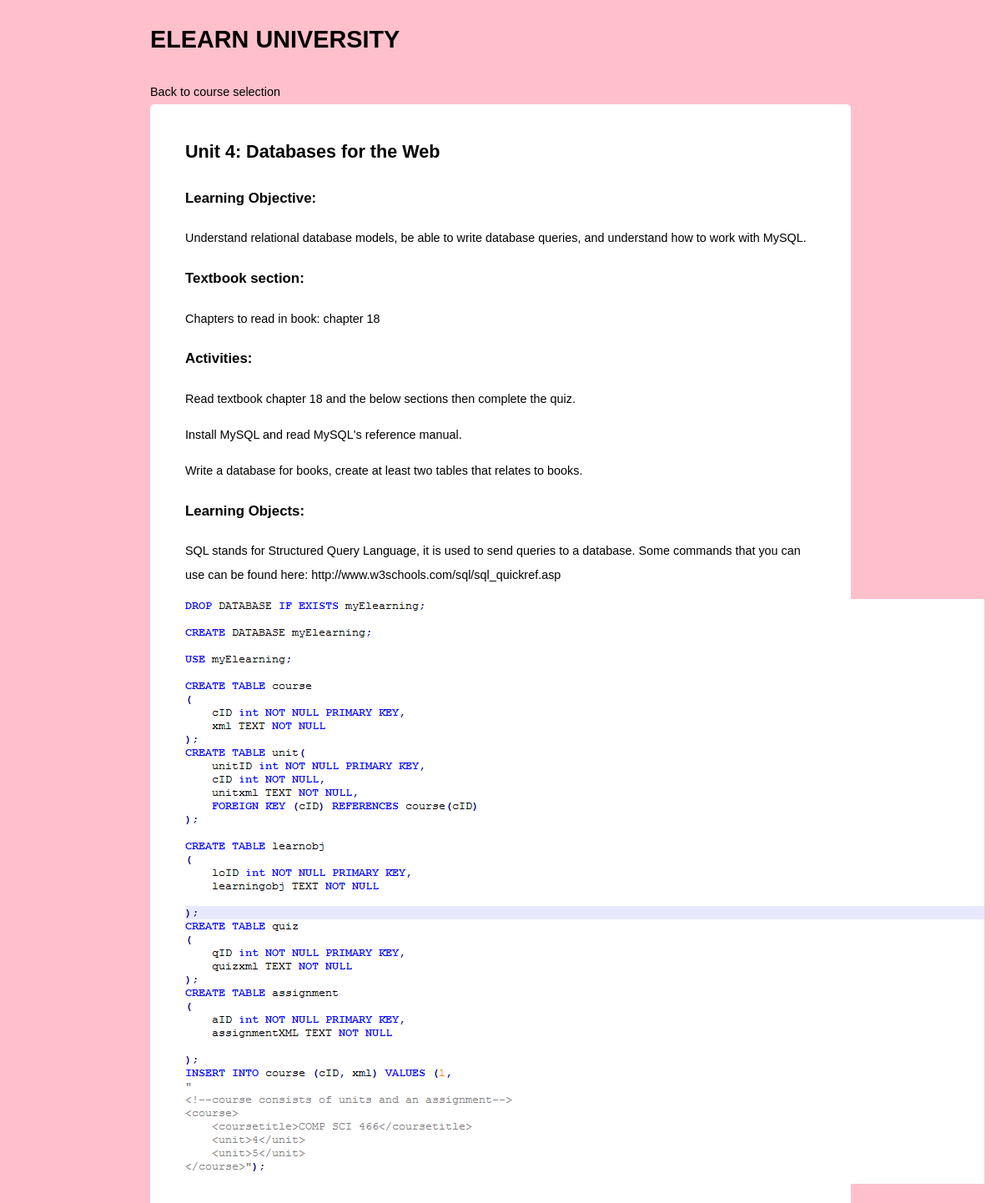
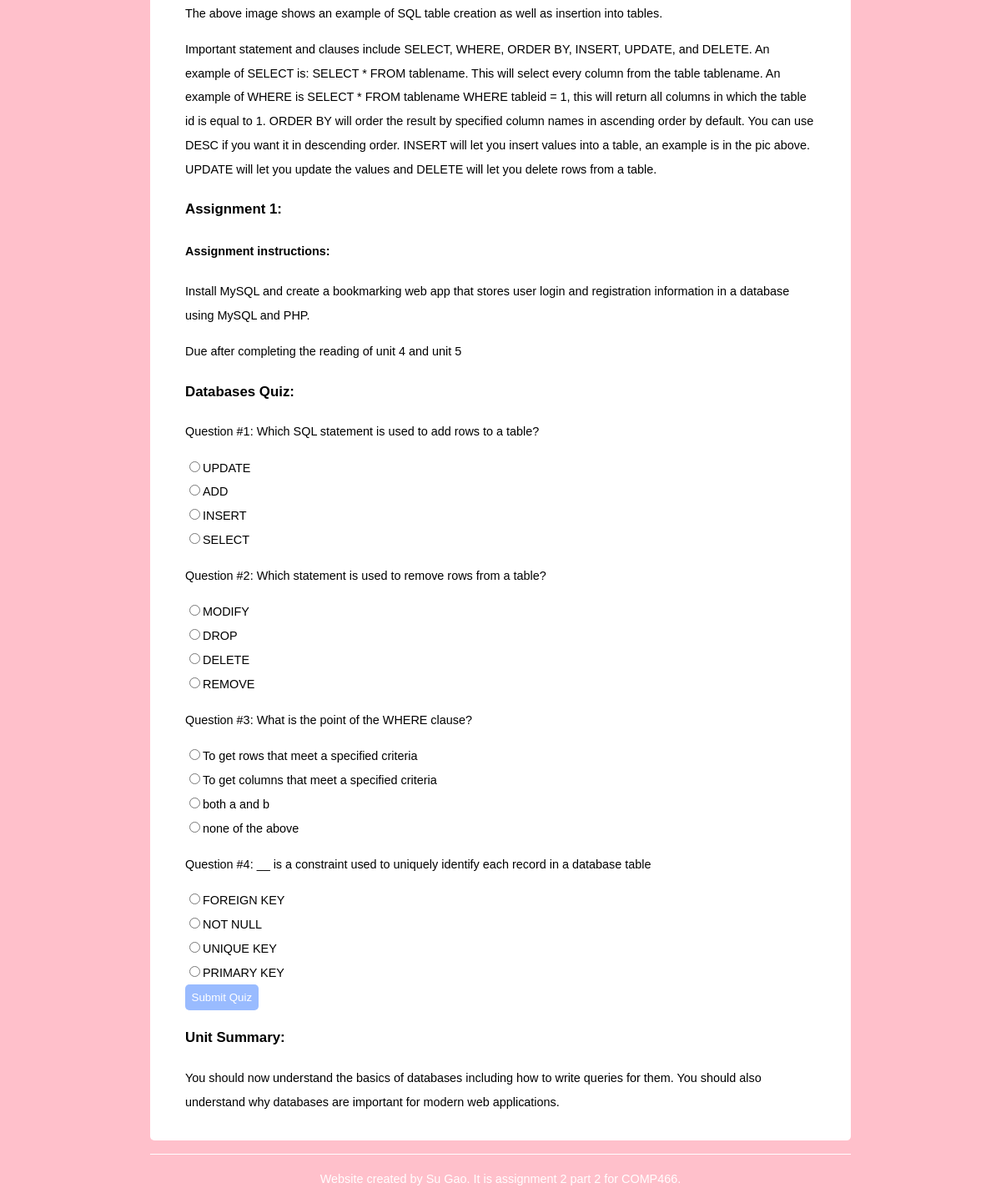
/part2/unit.php?unitid=4, run on the app's committed database (2 pictures, top to bottom).
### tables this page shows
CREATE TABLE learnobj
(
    loID int NOT NULL PRIMARY KEY,
	learningobj TEXT NOT NULL
  
);

### part2/unit.php (the view, shortened to what this page needs)
<!DOCTYPE html>
<html>
	<head>
		<link rel="stylesheet" type="text/css" href="../shared/style.css">
	</head>
	<body class="homebody">
	<header class="homeheader">
			<h1 class="headerLink"><a href=#>ELEARN UNIVERSITY</a></h1>
			<a href="elearnsys.php">Back to course selection</a></h1>
		</header>
		<div class="homecontent">
			<?php
				include '../shared/db_connect.php';
				$unitid = $_GET['unitid'];
				$query = "SELECT unitxml FROM unit WHERE unitID = '$unitid'";
				if(!($result=mysql_query($query,$database))){
					die("<p> Could not execute query </p>".mysql_error());
				}
				$row = mysql_fetch_array($result);
				preg_match_all("/<unittitle>.*<\/unittitle>/",$row[0],$match);
				echo "<h2>".$match[0][0]."</h2>";
				echo "<h3>Learning Objective: </h3>";
				preg_match_all("/<learningobjective>.*<\/learningobjective>/",$row[0],$innermatch);
				echo "<p>".$innermatch[0][0]."</p>";
				echo "<h3>Textbook section: </h3>";
				preg_match_all("/<textbook>.*<\/textbook>/",$row[0],$innermatch2);
				echo "<p>".$innermatch2[0][0]."</p>";
				echo "<h3>Activities: </h3>";
				preg_match_all("/<activity>.*<\/activity>/",$row[0],$innermatch3);
				foreach($innermatch3[0] as $key => $value){
					echo "<p>".$value."</p>";
				}
				echo '<h3>Learning Objects: </h3>';
				preg_match_all("/<learningobj type='([a-z])+'>([0-9])+<\/learningobj>/",$row[0],$innermatch6);
				preg_match_all("/type=.*?>/",$row[0],$typematch);
				for($i = 0; $i < count($innermatch6[0]); $i++) {
					$val=preg_replace("/<learningobj type='([a-z])+'>|<\/learningobj>/", '', $innermatch6[0][$i]);
					$typematch[0][$i]=preg_replace("/type=|>/",'',$typematch[0][$i]);
					$query = "SELECT learningobj FROM learnobj WHERE loID = $val";
					if(!($result=mysql_query($query,$database))){
						die("<p> Could not execute query </p>".mysql_error());
					}
					$rowquiz = mysql_fetch_array($result);
					if($typematch[0][$i] == "'text'"){
						echo "<p>".$rowquiz[0]."</p>";
					}else if ($typematch[0][$i] == "'image'"){
						echo "<img src=".$rowquiz[0]." alt='image'>";
					}
				}
				preg_match_all("/<assignment>([0-9])+<\/assignment>/",$row[0],$innermatch7);
				for($i = 0; $i < count($row[0]); $i++) {
					$val=preg_replace('/<assignment>|<\/assignment>/', '', $innermatch7[0][$i]);
					$query = "SELECT assignmentxml FROM assignment WHERE aID = $val";
					if(!($result=mysql_query($query,$database))){
						die("<p> Could not execute query </p>".mysql_error());
					}
					$rowassignment = mysql_fetch_array($result);
					preg_match_all("/<assignmenttitle>.*<\/assignmenttitle>/",$rowassignment[0],$amatch);
					echo "<h3>".$amatch[0][$i].": </h3>";
					preg_match_all("/<instructions>.*<\/instructions>/",$rowassignment[0],$instructionmatch);
					$count = count($rowassignment[0]);
					echo '<h4>Assignment instructions: </h4>';
					for($j = 0; $j < $count; $j++) {
						echo '<p>'.$instructionmatch[0][$j].'</p>';
					}
					preg_match_all("/<duedate>.*<\/duedate>/",$rowassignment[0],$duematch);
					echo '<p>'.$duematch[0][0].'</p>';
				}
				preg_match_all("/<quiz>([0-9])+<\/quiz>/",$row[0],$innermatch5);
				for($i = 0; $i < count($innermatch5[0]); $i++) {
					$val=preg_replace('/<quiz>|<\/quiz>/', '', $innermatch5[0][$i]);
					$query = "SELECT quizxml FROM quiz WHERE qID = $val";
					if(!($result=mysql_query($query,$database))){
						die("<p> Could not execute query </p>".mysql_error());
					}
					$rowquiz = mysql_fetch_array($result);
					preg_match_all("/<quiztitle>.*<\/quiztitle>/",$rowquiz[0],$quizmatch);
					echo "<h3>".$quizmatch[0][$i].": </h3>";
					preg_match_all("/<question>.*<\/question>/",$rowquiz[0], $quizmatch);
					echo '<form action = "quiz.php" method= "POST">';
					$k = 0;
					for($j = 0; $j < count($quizmatch[0]); $j++) {
						$num = $j+1;
						echo "<p>Question #$num: ".$quizmatch[0][$j]."</p>";
						preg_match_all("/<ans>.*<\/ans>/",$rowquiz[0], $ansmatch);
						$ans1=preg_replace('/<ans>|<\/ans>/', '', $ansmatch[0][0+$k]);
						$ans2=preg_replace('/<ans>|<\/ans>/', '', $ansmatch[0][1+$k]);
						$ans3=preg_replace('/<ans>|<\/ans>/', '', $ansmatch[0][2+$k]);
						$ans4=preg_replace('/<ans>|<\/ans>/', '', $ansmatch[0][3+$k]);
						echo '
						<label><input type="radio" name= "q'.$num.'" value="a">'.$ans1.'</label><br>
						<label><input type="radio" name= "q'.$num.'" value="b">'.$ans2.'</label><br>
						<label><input type="radio" name= "q'.$num.'" value="c">'.$ans3.'</label><br>
						<label><input type="radio" name= "q'.$num.'" value="d">'.$ans4.'</label><br>';
						$k = $k+4;
					}
						echo '<button type ="submit">Submit Quiz</button>
						</form>';
				}
				echo "<h3>Unit Summary: </h3>";
				preg_match_all("/<unitsummary>.*<\/unitsummary>/",$row[0],$innermatch4);
				echo "<p>".$innermatch4[0][0]."</p>";
			?>
		</div>
		<footer class="homefooter">
			<p>Website created by Su Gao. It is assignment 2 part 2 for COMP466.</p>
		</footer>
	</body>
</html>

### shared/style.css (style rules this page uses)
body { background-color:pink; color: black; line-height:2; font-size:90%; text-align:left; font-family: Tahoma, Geneva, sans-serif; background-size: 100% auto; }
html,body { height:100%; width:100%; }
.homebody { margin: 0 auto; width: 70%; }
a { text-decoration:none; }
a:link, a:visited { color:black; }
.homecontent { padding: 2% 5%; border-radius:5px; -moz-border-radius:5px; -webkit-border-radius:5px; background-color:white; color:black; min-height:70%; }
.homefooter { border-top:1px solid white; color:white; width: 100%; float:left; margin: 2% 0%; text-align:center; }
button { color:white; border-radius:5px; -moz-border-radius:5px; -webkit-border-radius:5px; display: inline; background-color: #99bbff; padding:1%; border:none; }
.headerLink a, .headerLink a:visited { color:black; }

### data on the page
learnobj: learningobj "SQL stands for Structured Query Language, it is used to send queries to a database. Some commands that you can use can be found here: http://www.w3schools.com/sql/sql_quickref.asp"
learnobj: learningobj (picture)
learnobj: learningobj "The above image shows an example of SQL table creation as well as insertion into tables."
learnobj: learningobj "Important statement and clauses include SELECT, WHERE, ORDER BY, INSERT, UPDATE, and DELETE. An example of SELECT is: SELECT * FROM tablename. This will select every column from the table tablename. An example of WHERE is SELECT * FROM tablename WHERE tableid = 1, this will return all columns in which the table id is equal to 1. ORDER BY will order the result by specified column names in ascending order by default. You can use DESC if you want it in descending order. INSERT will let you insert values into a table, an example is in the pic above. UPDATE will let you update the values and DELETE will let you delete rows from a table."

### other printed values
$match[0][0] "Unit 4: Databases for the Web"
$innermatch[0][0] "Understand relational database models, be able to write database queries, and understand how to work with MySQL."
$innermatch2[0][0] "Chapters to read in book: chapter 18"
$value "Read textbook chapter 18 and the below sections then complete the quiz."
$value "Install MySQL and read MySQL's reference manual."
$value "Write a database for books, create at least two tables that relates to books."
$amatch[0][$i] "Assignment 1"
$instructionmatch[0][$j] "Install MySQL and create a bookmarking web app that stores user login and registration information in a database using MySQL and PHP."
$quizmatch[0][$i] "Databases Quiz"
$num "1"
$quizmatch[0][$j] "Which SQL statement is used to add rows to a table?"
preg_replace('/<ans>|<\/ans>/', '', $ansmatch[0][0+$k]) "UPDATE"
preg_replace('/<ans>|<\/ans>/', '', $ansmatch[0][1+$k]) "ADD"
preg_replace('/<ans>|<\/ans>/', '', $ansmatch[0][2+$k]) "INSERT"
preg_replace('/<ans>|<\/ans>/', '', $ansmatch[0][3+$k]) "SELECT"
